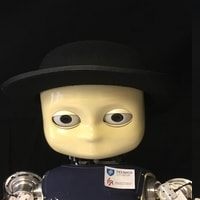
#> input picture python/detectionAlgorithm/offlineVideo/training-data/s1/face_icub1.jpg, 200 x 200 px, found by its file name
$ python offlineDetection.py
#> lines starting #> are read from the running program, lines starting #| are printed output that depends on the picture; after the words box and inside, x2 and y2 are one past the last pixel; in counts of white or black regions, pixels touching at a corner belong together; pictures that were not available may be replaced by others from this repository, and a replacement may not be noted
#> in prepare_training_data, image is the input picture: shape (200, 200, 3); mean B, G, R 44.9, 54.6, 59.1
### shapeDetector/faceDetector.py
import cv2
import logging as log
import datetime as dt
import os

class faceDetector:

    def __init__(self):
        self.subjects = ["", "Giovanni", "Filomena"]

    def detecting(self, frame, anterior, faceCascade):

#> called with anterior = 0
        faces = []
        faceTrain = []

        gray = cv2.cvtColor(frame, cv2.COLOR_BGR2GRAY)
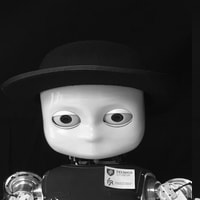
#> gray: shape (200, 200); min 0, max 254, mean 54.9
        blurred = cv2.GaussianBlur(gray, (31, 31), 0)
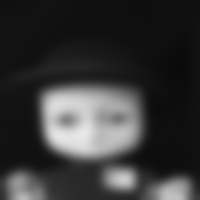
#> blurred: shape (200, 200); min 10, max 232, mean 54.9
        thresh = cv2.threshold(blurred, 60, 255, cv2.THRESH_BINARY)[1]
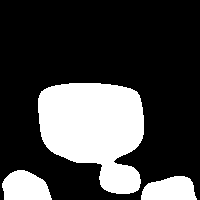
#> thresh: shape (200, 200); 26.6% white; 3 white regions, box (x1, y1, x2, y2) and area: (38, 83, 144, 194) 8422, (2, 170, 52, 200) 1161, (141, 176, 197, 200) 1064
        facesDetect = faceCascade.detectMultiScale(
            thresh,
            scaleFactor=1.2,
            minNeighbors=3,
            minSize=(30, 30)
        )
#> facesDetect = ()

        # Draw a rectangle around the faces
        for (x, y, w, h) in facesDetect:
            cv2.rectangle(frame, (x, y), (x+w, y+h), (0, 255, 0), 2)
            faces.append([x, y, w, h])
            faceTrain.append(gray[y:y+w, x:x+h])
#> this loop made 0 passes
#> after the loop, faceTrain = []; faces = []

        if anterior != len(facesDetect):
            anterior = len(facesDetect)
            log.info("faces: "+str(len(facesDetect))+" at "+str(dt.datetime.now()))

        return anterior, faces, faceTrain

    def prepare_training_data(self, data_folder_path, faceCascade):

        dirs = os.listdir(data_folder_path)

        faces = []
        labels = []

        for dir_name in dirs:
            if not dir_name.startswith("s"):
                continue

            label = int(dir_name.replace("s", ""))

            subject_dir_path = data_folder_path + "/" + dir_name

            subject_images_names = os.listdir(subject_dir_path)

            for image_name in subject_images_names:
                if image_name.startswith("."):
                    continue

                image_path = subject_dir_path + "/" + image_name
                image = cv2.imread(image_path)

                cv2.imshow("Training on image...", image)
                cv2.waitKey(100)

                non, non1, face = self.detecting(image, 0, faceCascade)
#> non = 0; non1 = []; face = []

                if face is not None and len(face) is not 0:
                    faces.append(face[0])
                    labels.append(label)

                    cv2.destroyAllWindows()

        return faces, labels

    # [16 lines left out: function predict, not called in this run]

### shapeDetector/mesh.py
from shapeDetector import shapeDetector
from hough_circle import houghCircle
import cv2
import math

class meshingAlg:

    def __init__(self):
        pass

    # [68 lines left out: function mesh, not called in this run]

### shapeDetector/redBalltracking.py
import numpy as np
import cv2

class redBall:

    def __init__(self):
        pass

    # [76 lines left out: function tracking, not called in this run]

### shapeDetector/offlineDetection.py
# import files
from mesh import meshingAlg
from find_nearest import find_nearest
from redBalltracking import redBall
from faceDetector import faceDetector
from gazeBehaviouroff import gazeBehaviour
# import necessary libraries
from collections import deque
import numpy as np
import cv2
import csv
import os
import argparse
import imutils
import logging as log

dir = 'PERFECT 18-03 ACTIVE'
directory = os.fsencode(dir)

for file in os.listdir(directory):

    filename = os.fsdecode(file)
    cap = cv2.VideoCapture(dir+'/'+filename+'/world_viz.mp4')

    length = int(cap.get(cv2.CAP_PROP_FRAME_COUNT))

    # construct the argument parse and parse the arguments
    ap = argparse.ArgumentParser()
    ap.add_argument("-v", "--video", help="path to the (optional) video file")
    ap.add_argument("-b", "--buffer", type=int, default=64, help="max buffer size")
    args = vars(ap.parse_args())
    pts = deque(maxlen=args["buffer"])

    mesh = meshingAlg()

    ballTracking = redBall()

    cascPath = "haarcascade_frontalface_default.xml"
    faceCascade = cv2.CascadeClassifier(cascPath)
    log.basicConfig(filename='faceDetected.log', level=log.INFO)
    anterior = 0
    face = faceDetector()

    print("Preparing Data...")
    knownFaces, knownLabels = face.prepare_training_data("training-data", faceCascade)
    print("Data prepared")

    # create our LBPH face recognizer
    face_recognizer = cv2.face.LBPHFaceRecognizer_create()
#> (the run stopped early here; a loop or call above may not have finished)
